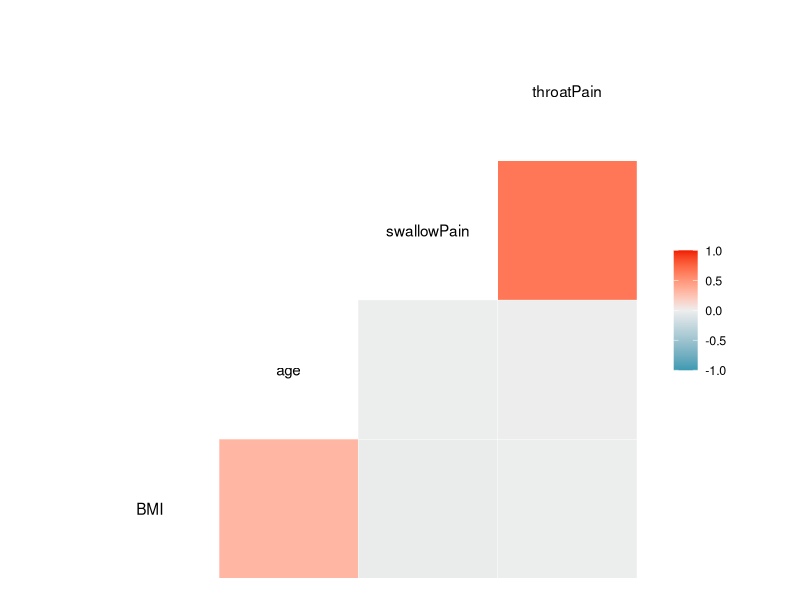
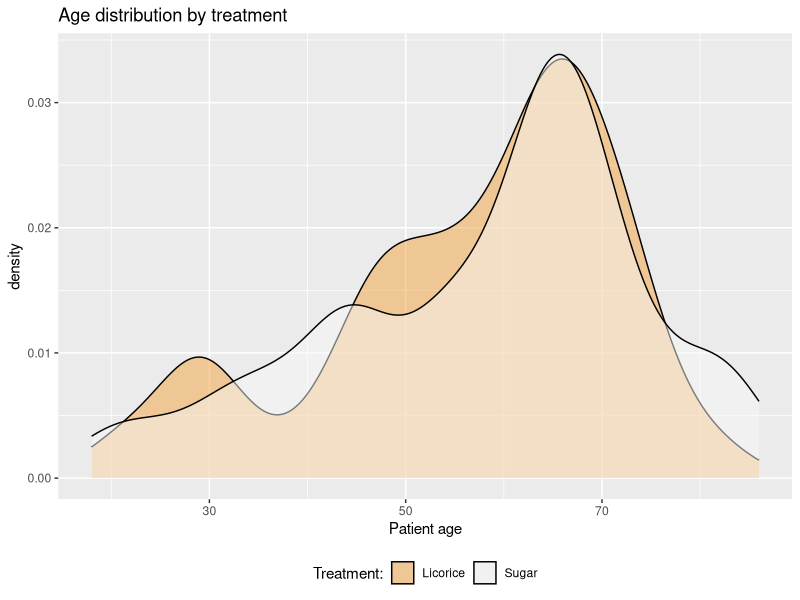
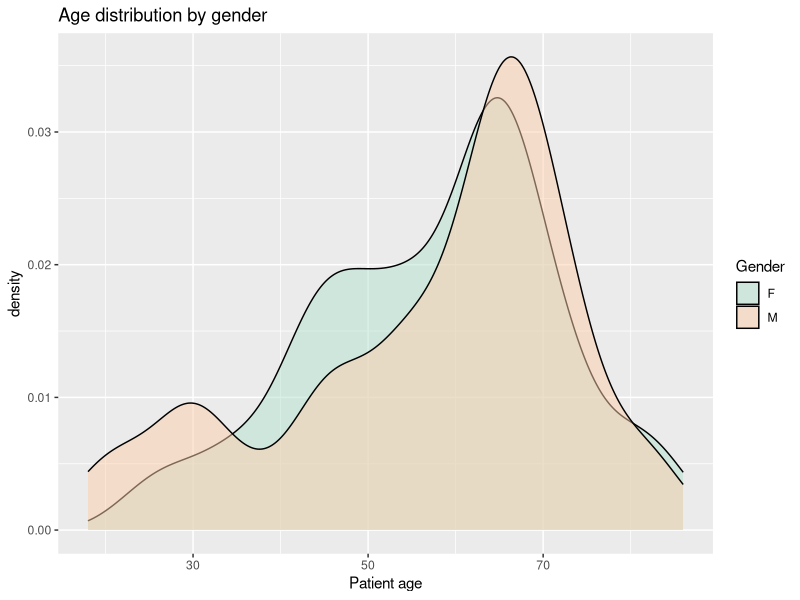
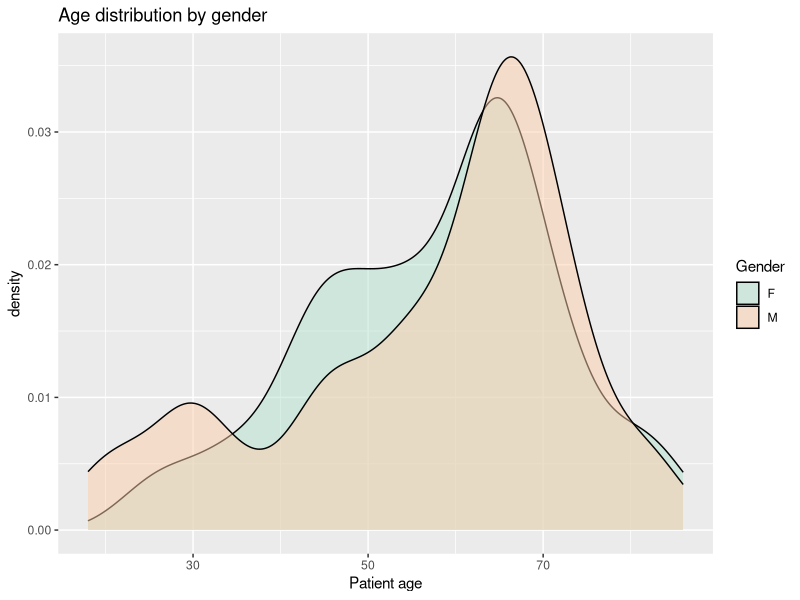
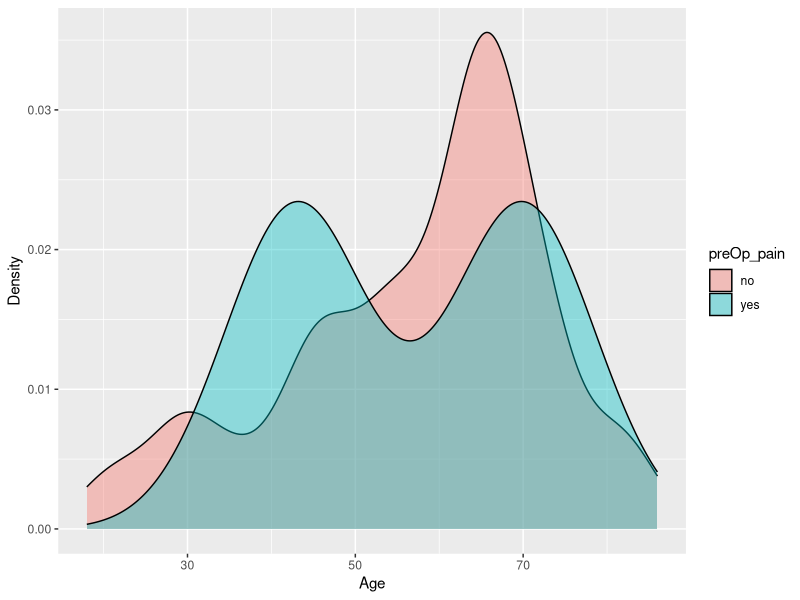
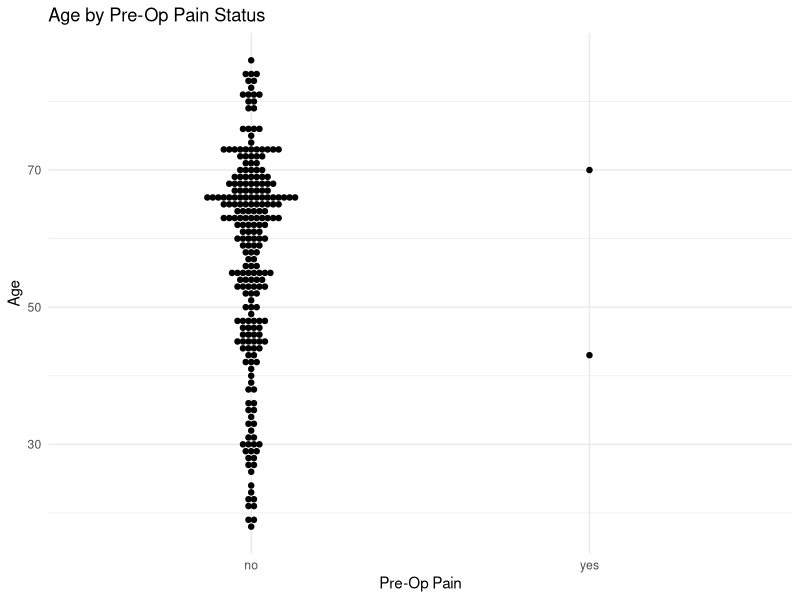
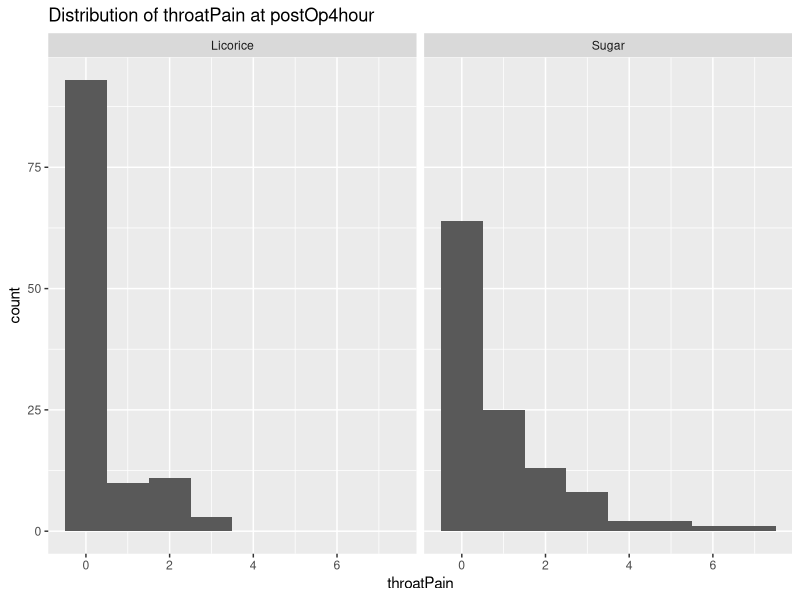
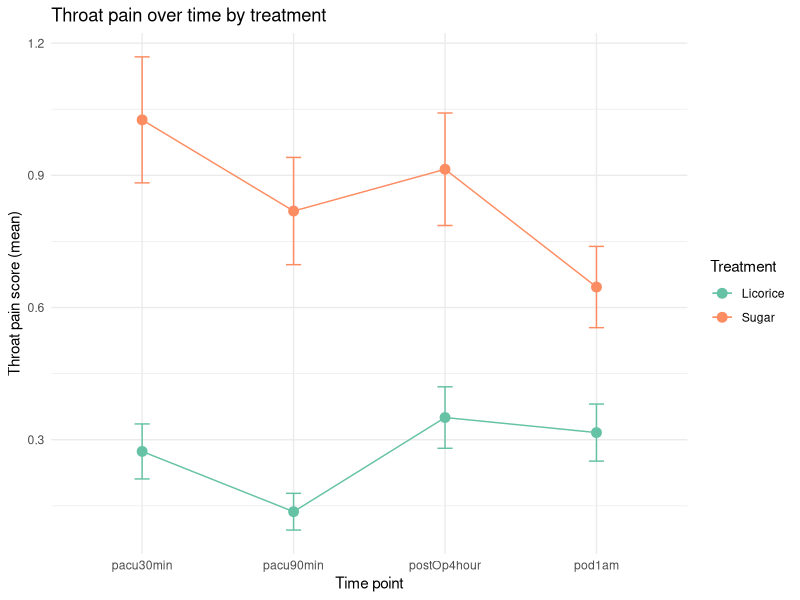

Write R code to recreate these figures, in order.
## ---- chunk 1
knitr::opts_chunk$set(echo = TRUE)
## ---- chunk 2
library(tidyverse)
library(here)
library(ggplot2)
library(patchwork)
## ---- chunk 3
exam_data <- read_delim(here("data", "exam_data.txt"))
exam_data_join <- read_delim(here("data", "exam_data_join.txt"))
joined_exam_data <- read_delim(here("data", "joined_exam_data_2025-09-09.txt"))
## ---- chunk 4
skimr::skim(exam_data)
## ---- chunk 5
exam_data %>%
  count(patient_id) %>%
  distinct()
## ---- chunk 6
exam_data %>%
  count(patient_id) %>%
  filter(n > 1)

exam_data %>%
  count(patient_id) %>%
  filter(n > 2)
## ---- chunk 7
exam_data %>%
  count(patient_id) %>%
  filter(n > 1) %>%
  pull(patient_id)
## ---- chunk 8
exam_data <- exam_data %>%
  rename(
    gender = preOp_gender,
    smoking = preOp_smoking,
    BMI = "BMI kg/m2",
    swallowPain = pacu30min_swallowPain,
    age = preOp_age
  )
## ---- chunk 9
exam_data_clean <- exam_data %>%
  pivot_longer(
    cols = matches("cough|throatPain"),
    names_to = c("time_final", "symptom"),
    names_sep = "_",
    values_to = "value"
  ) %>%
  pivot_wider(
    names_from = symptom,
    values_from = value
  )

exam_data_clean <- exam_data_clean %>%
  rename(time = time_final)
## ---- chunk 10
exam_data_clean <- exam_data_clean %>%
  select(-month, -year)
## ---- chunk 11
exam_data_clean <- exam_data_clean %>%
  separate(preOp_ASA_Mallampati,
    into = c("ASA", "mallampati"),
    sep = "_"
  )

exam_data_clean %>%
  count(ASA, mallampati)
## ---- chunk 12
exam_data_clean <- exam_data_clean %>%
  mutate(cough = factor(
    cough,
    levels = c(0, 1, 2, 3),
    labels = c("no", "mild", "moderate", "severe")
  ))

exam_data_clean <- exam_data_clean %>%
  mutate(
    gender = factor(
      gender,
      levels = c(0, 1),
      labels = c("M", "F")
    )
  )

exam_data_clean <- exam_data_clean %>%
  mutate(
    smoking = factor(
      smoking,
      levels = c(1, 2, 3),
      labels = c("current", "past", "never")
    )
  )

exam_data_clean <- exam_data_clean %>%
  mutate(preOp_pain = factor(
    preOp_pain,
    levels = c(0, 1),
    labels = c("no", "yes")
  ))

exam_data_clean$treat <- factor( # Convert the variable `treat` into a factor with two levels:
  exam_data_clean$treat,
  levels = c(0, 1), # 0 = "Sugar 5g" and 1 = "Licorice 0.5g"
  labels = c("Sugar", "Licorice")
)

exam_data_clean %>%
  mutate(
    ASA = factor(ASA, levels = 1:3),
    mallampati = factor(mallampati, levels = 1:4)
  )
## ---- chunk 13
exam_data_join
glimpse(exam_data_join)
str(exam_data_join)
head(exam_data_join)
tail(exam_data_join)
## ---- chunk 14
skimr::skim(exam_data_join)
## ---- chunk 15
exam_data_join <- exam_data_join %>%
  mutate(intraOp_surgerySize = factor(
    intraOp_surgerySize,
    levels = c(1, 2, 3),
    labels = c("small", "medium", "large")
  ))

exam_data_join <- exam_data_join %>%
  mutate(extubation_cough = factor(
    extubation_cough,
    levels = c(0, 1, 2, 3),
    labels = c("no cough", "mild", "moderate", "severe")
  ))
## ---- chunk 16
nrow(exam_data_clean)
distinct(exam_data_clean)

exam_data_clean <- exam_data_clean %>%
  distinct()

nrow(exam_data_clean)

nrow(exam_data_join)
distinct(exam_data_join)

exam_data_join <- exam_data_join %>%
  distinct()

nrow(exam_data_join)
## ---- chunk 17
joined_exam_data <- exam_data_clean %>%
  left_join(exam_data_join)
## ---- chunk 18
joined_exam_data <- joined_exam_data %>%
  rename(
    surgerySize = intraOp_surgerySize,
  )
## ---- chunk 19
joined_exam_data <- joined_exam_data %>%
  mutate(ASA = factor(
    ASA,
    levels = c(1, 2, 3),
    labels = c("healthy", "mild", "severe")
  ))

joined_exam_data <- joined_exam_data %>%
  mutate(mallampati = factor(
    mallampati,
    levels = c(1, 2, 3, 4),
    labels = c("soft palate, fauces, uvula, pillars visible", "soft palate, fauces, uvula visible", "soft palate, base of uvula visible", "soft palate not visible at all")
  ))
## ---- chunk 20
joined_exam_data <- joined_exam_data %>%
  mutate(across(where(is.character), as.factor))
## ---- chunk 21
throat_pain_change <- joined_exam_data %>%
  select(patient_id, time, throatPain) %>%
  filter(time %in% c("pacu30min", "pod1am")) %>%
  pivot_wider(names_from = time, values_from = throatPain) %>%
  mutate(throat_pain_change = case_when(
    pod1am > pacu30min ~ "increased",
    pod1am < pacu30min ~ "decreased",
    pod1am == pacu30min ~ "no_change"
  )) %>%
  select(patient_id, throat_pain_change)

cough_change <- joined_exam_data %>%
  filter(time == "pod1am") %>%
  mutate(cough_change = case_when(
    extubation_cough == "no cough" & cough == "no" ~ "no_change",
    extubation_cough == "no cough" & cough %in% c("mild", "moderate", "severe") ~ "more_cough",
    extubation_cough %in% c("mild", "moderate", "severe") & cough == "no" ~ "cough_resolved",
    extubation_cough %in% c("mild", "moderate", "severe") & cough %in% c("mild", "moderate", "severe") ~ "persistent_cough"
  )) %>%
  select(patient_id, cough_change)
## ---- chunk 22
joined_exam_data <- joined_exam_data %>%
  left_join(throat_pain_change, by = "patient_id") %>%
  left_join(cough_change, by = "patient_id") %>%
  mutate(BMI_category = cut(BMI,
    breaks = c(-Inf, 18.5, 25, 30, Inf),
    labels = c("Underweight", "Normal weight", "Overweight", "Obese"),
    right = FALSE
  )) %>%
  select(patient_id, BMI, age, smoking, gender, everything()) %>%
  arrange(patient_id)
## ---- chunk 23
joined_exam_data %>%
  summarise(across(everything(), ~ sum(is.na(.)))) %>% # Showing were we have missing values
  pivot_longer(
    cols = everything(),
    names_to = "variable",
    values_to = "n_missing"
  ) %>%
  arrange(desc(n_missing))
## ---- chunk 24
library(tidyverse)
library(here)
library(ggplot2)
library(patchwork)
joined_exam_data <- read_delim(here("data", "joined_exam_data_2025-09-09.txt"))
## ---- chunk 25
joined_exam_data %>%
  select(-patient_id) %>%
  GGally::ggcorr()
## ---- chunk 26
ggplot <- ggplot(joined_exam_data, aes(x = age, fill = treat)) +
  geom_density(alpha = 0.5) +
  theme_gray() +
  labs(
    title = "Age distribution by treatment",
    x = "Patient age",
    fill = "Treatment:"
  ) +
  theme(legend.position = "bottom") +
  scale_fill_brewer(palette = "PuOr")
## ---- chunk 27
ggplot
## ---- chunk 28
density_age_distribution_by_gender <- ggplot(
  joined_exam_data,
  aes(x = age, fill = gender)
) +
  geom_density(alpha = 0.5) +
  labs(
    title = "Age distribution by gender",
    x = "Patient age",
    fill = "Gender"
  ) +
  scale_fill_brewer(palette = "Pastel2")
density_age_distribution_by_gender
## ---- chunk 29
density_age_distribution_by_gender
## ---- chunk 30
ggplot(joined_exam_data, aes(x = age, fill = preOp_pain)) +
  geom_density(alpha = 0.4) +
  labs(
    x = "Age",
    y = "Density"
  )
## ---- chunk 31
# Create dataset with one row per participant
patient_data_id_pain_age <- joined_exam_data %>%
  distinct(patient_id, preOp_pain, age)

# Create the plot with unique participants only
ggplot(patient_data_id_pain_age, aes(x = preOp_pain, y = age)) +
  geom_dotplot(
    binaxis = "y", stackdir = "center", dotsize = 0.8,
    binwidth = 1
  ) +
  labs(
    title = "Age by Pre-Op Pain Status",
    x = "Pre-Op Pain",
    y = "Age"
  ) +
  theme_minimal()
## ---- chunk 32
library(patchwork)
library(tidyverse)
library(here)
library(broom)
library(lme4)
library(broom.mixed)

# Load data
joined_exam_data <- read_delim(here("data", "joined_exam_data_2025-09-09.txt"))

# Mutate from character to factor
joined_exam_data <- joined_exam_data %>%
  mutate(across(where(is.character), as.factor))
## ---- chunk 33
# Create dataset with one row per participant
patient_level_data <- joined_exam_data %>%
  distinct(patient_id, treat, smoking, gender, age, BMI)

# Table of treatment (rows) by smoking (columns) - one per patient
table(patient_level_data$treat, patient_level_data$smoking) %>%
  knitr::kable(
    caption = "Treatment Distribution by Smoking Status",
    col.names = c("Current", "Never", "Past")
  )
## ---- chunk 34
chisq.test(table(patient_level_data$treat, patient_level_data$smoking)) %>%
  tidy() %>%
  knitr::kable(
    digits = 3,
    col.names = c("Chi-square", "p-value", "df", "Method"),
    caption = "Association between Treatment and Smoking Status"
  )
## ---- chunk 35
## Table of treatment (rows) by gender (columns) - one per patient
table(patient_level_data$treat, patient_level_data$gender) %>%
  knitr::kable(
    caption = "Treatment Distribution by Gender",
    col.names = c("Female", "Male")
  )
## ---- chunk 36
chisq_treat_gender_result <- chisq.test(table(patient_level_data$treat, patient_level_data$gender)) %>%
  tidy() %>%
  rename(
    chi_square = statistic,
    degrees_of_freedom = parameter
  ) %>%
  knitr::kable(
    digits = 3,
    col.names = c("Chi-square", "p-value", "df", "Method"),
    caption = "Association between Treatment and Gender"
  )

chisq_treat_gender_result
## ---- chunk 37
# Filter to 4-hour timepoint only
postOp4h_data <- joined_exam_data %>%
  filter(time == "postOp4hour")

# Create plot
ggplot(postOp4h_data, aes(x = throatPain)) +
  geom_histogram(binwidth = 1) +
  facet_wrap(~treat) +
  labs(title = "Distribution of throatPain at postOp4hour")
## ---- chunk 38
# Descriptive statistics by treatment
postOp4h_data %>%
  group_by(treat) %>%
  summarise(
    mean_pain = mean(throatPain, na.rm = TRUE),
    median_pain = median(throatPain, na.rm = TRUE),
    prop_no_pain = mean(throatPain == 0, na.rm = TRUE),
    n = n()
  ) %>%
  knitr::kable(
    digits = 3,
    caption = "Throat Pain at 4 Hours Post-Operation by Treatment"
  )

# Wilcoxon rank sum test
wilcox.test(throatPain ~ treat, data = postOp4h_data) %>%
  tidy() %>%
  knitr::kable(
    digits = 4,
    col.names = c("Statistic", "p-value", "Method", "Alternative"),
    caption = "Wilcoxon Test: Treatment Effect at 4 Hours"
  )
## ---- chunk 39
# Mixed effects model with all timepoints
throat_model <- lmer(throatPain ~ treat * time + (1 | patient_id),
  data = joined_exam_data
)

# Tidy results focusing on treatment effects
tidy(throat_model, effects = "fixed") %>%
  knitr::kable(digits = 3, caption = "Mixed effects model results")

# Full model summary
summary(throat_model)
## ---- chunk 40
# Ensure correct time order
joined_exam_data$time <- factor(joined_exam_data$time,
  levels = c("pacu30min", "pacu90min", "postOp4hour", "pod1am")
)

# Plot
joined_exam_data %>%
  group_by(treat, time) %>%
  summarise(
    mean_pain = mean(throatPain, na.rm = TRUE),
    se_pain = sd(throatPain, na.rm = TRUE) / sqrt(n()),
    .groups = "drop"
  ) %>%
  ggplot(aes(x = time, y = mean_pain, color = treat, group = treat)) +
  geom_line(linewidth = 0.5) +
  geom_point(size = 3) +
  geom_errorbar(aes(ymin = mean_pain - se_pain, ymax = mean_pain + se_pain),
    width = 0.1
  ) +
  labs(
    x = "Time point",
    y = "Throat pain score (mean)",
    color = "Treatment",
    title = "Throat pain over time by treatment"
  ) +
  theme_minimal() +
  scale_color_brewer(palette = "Set2")
## ---- chunk 41
sessionInfo()
